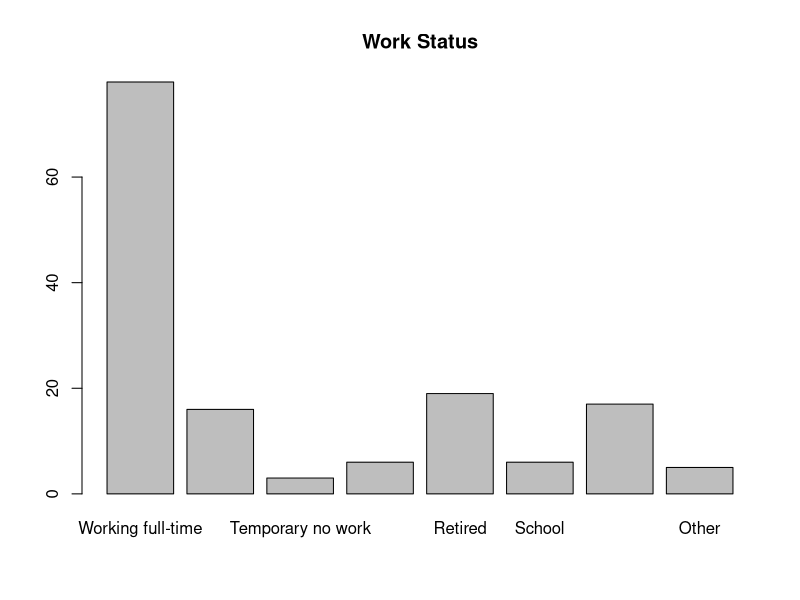
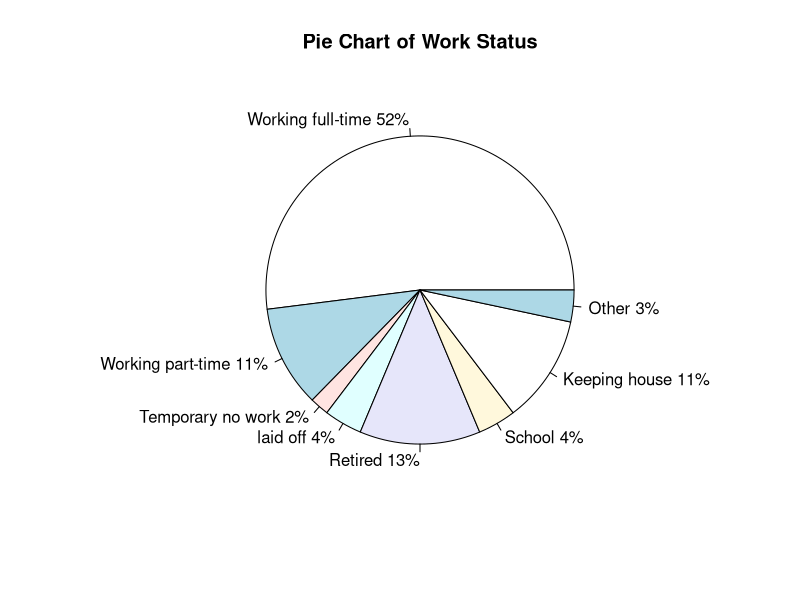

Write the R code that produced these figures, in order.
# Statistics for Management and Economics by Gerald Keller
# Chapter 2: Graphical Descriptive Techniques I
# Example 2.1 on Pg 18 
# Work Status in the GSS 2008 Survey 

# Complete dataset of 2021 observations could not be found on the 
# website: https://www.cengage.com/cgi-wadsworth/course_products_wp.pl?fid=M20b&product_isbn_issn=9781285425450&template=nelson
# Partial data of 150 observations found in the book as given below:
data <-  c(1, 1, 1, 1, 1, 7, 7, 1, 1, 5, 1, 5, 7, 1, 1, 5, 7, 1, 5, 2, 5, 1, 5, 8, 1, 5, 7, 1, 4, 2, 7, 1, 2,
           1, 1, 2, 1, 7, 1, 7, 1, 2, 1, 1, 1, 1, 1, 6, 5, 1, 1, 1, 1, 1, 2, 5, 2, 7, 2, 7, 8, 1, 8, 1, 7, 1,
           6, 7, 6, 1, 5, 1, 2, 2, 4, 1, 1, 1, 1, 1, 6, 5, 5, 3, 2, 1, 1, 8 ,1 ,5, 1, 1, 1, 1, 5, 5, 1, 5, 4, 
           7, 1, 1, 1, 4, 5, 2, 5, 6, 7 ,7, 1, 4, 2, 1, 2, 6, 1, 1, 1, 1, 1, 1, 7, 4, 1, 1, 1, 7, 8, 1, 3, 1,
           1, 3, 1, 1, 1, 1, 1, 1, 2, 1, 5, 1, 1, 1, 1, 1, 2, 1)

# factor() function divides the dataset into its levels 
f <- factor(data) 

# levels() function used for renaming
levels(f) <- c('Working full-time', 'Working part-time', 'Temporary no work', 'laid off',
               'Retired', 'School', 'Keeping house', 'Other')

# table() function displays the frequency table
c <- table(f)
print(c) #gives frequencies 
rel_c <- paste(round(prop.table(c)*100,2), "%", sep="") #gives relative frequencies in %
cbind(c, rel_c) #Table showing both frequencies and relative frequencies

# barplot() function plots the bar graph using the frequency table
barplot(c, main="Work Status", las=0)

# for pie-chart
# pie() function plots the pie chart using the frequency table
pct <- round(c/sum(c)*100) #computing percentages
lbls <- paste(levels(f), pct) #add percents to labels 
lbls <- paste(lbls, "%", sep="") #add % to labels
pie(c, labels = lbls, main ="Pie Chart of Work Status")

#End
